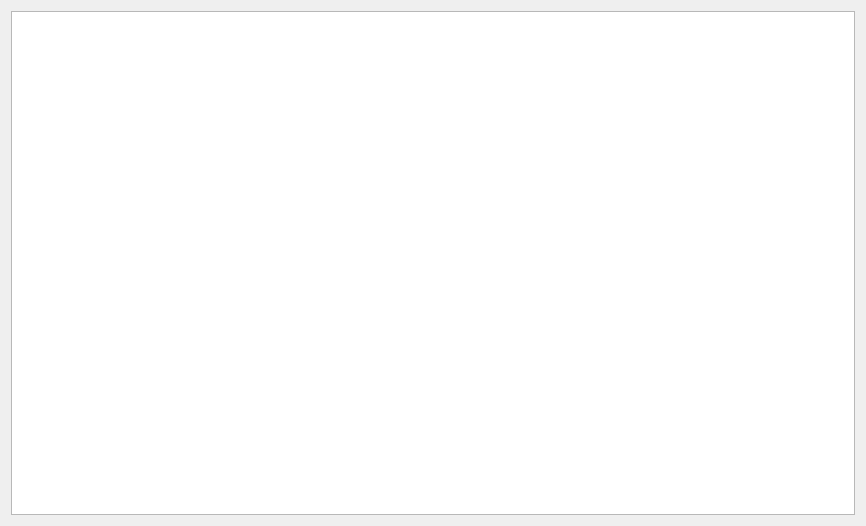
<?xml version="1.0" encoding="UTF-8"?>
<ui version="4.0">
 <class>Form</class>
 <widget class="QWidget" name="Form">
  <property name="geometry">
   <rect>
    <x>0</x>
    <y>0</y>
    <width>866</width>
    <height>526</height>
   </rect>
  </property>
  <property name="windowTitle">
   <string>Form</string>
  </property>
  <layout class="QGridLayout" name="gridLayout">
   <item row="0" column="0">
    <widget class="QGraphicsView" name="graphicsView"/>
   </item>
  </layout>
 </widget>
 <resources/>
 <connections/>
</ui>
